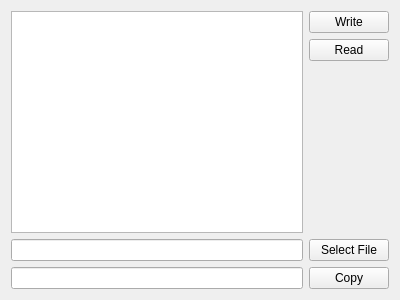
<?xml version="1.0" encoding="UTF-8"?>
<ui version="4.0">
 <class>Widget</class>
 <widget class="QWidget" name="Widget">
  <property name="geometry">
   <rect>
    <x>0</x>
    <y>0</y>
    <width>400</width>
    <height>300</height>
   </rect>
  </property>
  <property name="windowTitle">
   <string>Widget</string>
  </property>
  <layout class="QVBoxLayout" name="verticalLayout_2">
   <item>
    <layout class="QHBoxLayout" name="horizontalLayout_3">
     <item>
      <widget class="QTextEdit" name="writeTextEdit"/>
     </item>
     <item>
      <layout class="QVBoxLayout" name="verticalLayout">
       <item>
        <widget class="QPushButton" name="writeButton">
         <property name="text">
          <string>Write</string>
         </property>
        </widget>
       </item>
       <item>
        <widget class="QPushButton" name="readButton">
         <property name="text">
          <string>Read</string>
         </property>
        </widget>
       </item>
       <item>
        <spacer name="verticalSpacer">
         <property name="orientation">
          <enum>Qt::Vertical</enum>
         </property>
         <property name="sizeHint" stdset="0">
          <size>
           <width>20</width>
           <height>40</height>
          </size>
         </property>
        </spacer>
       </item>
      </layout>
     </item>
    </layout>
   </item>
   <item>
    <layout class="QHBoxLayout" name="horizontalLayout">
     <item>
      <widget class="QLineEdit" name="selectFileLineEdit"/>
     </item>
     <item>
      <widget class="QPushButton" name="selectFileButton">
       <property name="text">
        <string>Select File</string>
       </property>
      </widget>
     </item>
    </layout>
   </item>
   <item>
    <layout class="QHBoxLayout" name="horizontalLayout_2">
     <item>
      <widget class="QLineEdit" name="copyLineEdit"/>
     </item>
     <item>
      <widget class="QPushButton" name="copyButton">
       <property name="text">
        <string>Copy</string>
       </property>
      </widget>
     </item>
    </layout>
   </item>
  </layout>
 </widget>
 <layoutdefault spacing="6" margin="11"/>
 <resources/>
 <connections/>
</ui>
